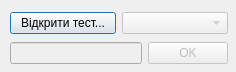
<?xml version="1.0" encoding="UTF-8"?>
<ui version="4.0">
 <class>Login</class>
 <widget class="QDialog" name="Login">
  <property name="geometry">
   <rect>
    <x>0</x>
    <y>0</y>
    <width>236</width>
    <height>72</height>
   </rect>
  </property>
  <property name="windowTitle">
   <string>Вхід</string>
  </property>
  <widget class="QWidget" name="layoutWidget">
   <property name="geometry">
    <rect>
     <x>10</x>
     <y>10</y>
     <width>218</width>
     <height>58</height>
    </rect>
   </property>
   <layout class="QVBoxLayout" name="verticalLayout">
    <item>
     <layout class="QHBoxLayout" name="horizontalLayout">
      <item>
       <widget class="QPushButton" name="pushButonOpenDB">
        <property name="text">
         <string>Відкрити тест...</string>
        </property>
       </widget>
      </item>
      <item>
       <widget class="QComboBox" name="comboBoxStudents">
        <property name="enabled">
         <bool>false</bool>
        </property>
        <property name="toolTip">
         <string>Оберіть себе у списку</string>
        </property>
        <property name="statusTip">
         <string/>
        </property>
        <property name="editable">
         <bool>false</bool>
        </property>
        <property name="currentText">
         <string/>
        </property>
        <property name="insertPolicy">
         <enum>QComboBox::InsertAtBottom</enum>
        </property>
       </widget>
      </item>
     </layout>
    </item>
    <item>
     <layout class="QHBoxLayout" name="horizontalLayout_2">
      <item>
       <widget class="QLineEdit" name="lineEditPassword">
        <property name="enabled">
         <bool>false</bool>
        </property>
        <property name="toolTip">
         <string>Введіть Ваш пароль</string>
        </property>
        <property name="inputMask">
         <string/>
        </property>
        <property name="text">
         <string/>
        </property>
        <property name="maxLength">
         <number>32767</number>
        </property>
        <property name="echoMode">
         <enum>QLineEdit::Password</enum>
        </property>
       </widget>
      </item>
      <item>
       <widget class="QPushButton" name="pushButtonOk">
        <property name="enabled">
         <bool>false</bool>
        </property>
        <property name="text">
         <string>OK</string>
        </property>
       </widget>
      </item>
     </layout>
    </item>
   </layout>
  </widget>
 </widget>
 <resources/>
 <connections/>
</ui>
